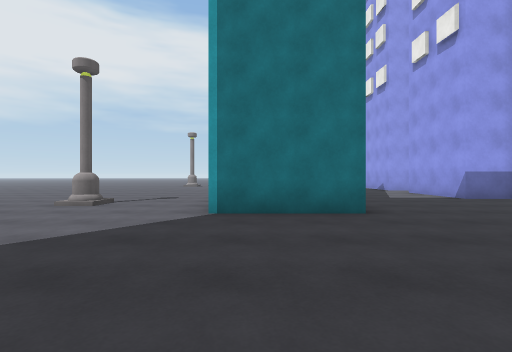
View 1 (above)

21 first-person views from a walk through a Unity game level. The camera is 1.2 m above the floor, looks level and sees 85° across. The floor is counted in squares, 2 m on a side. Each view is taken from the middle of a square. On the plan, view 1 faces up. The plan holds only what a view shows up to about 9 squares ahead; the rest is blank. The place goes on beyond the plan. The player character is not drawn. Surface patterns are stand-ins for the level's own textures.

View 2
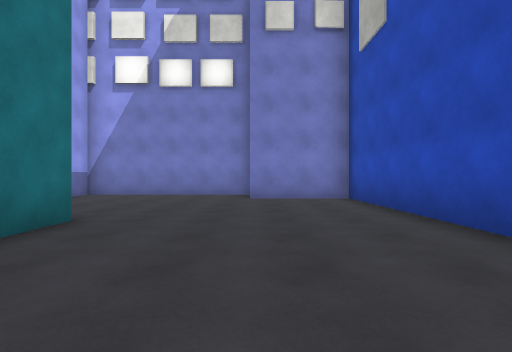

View 3
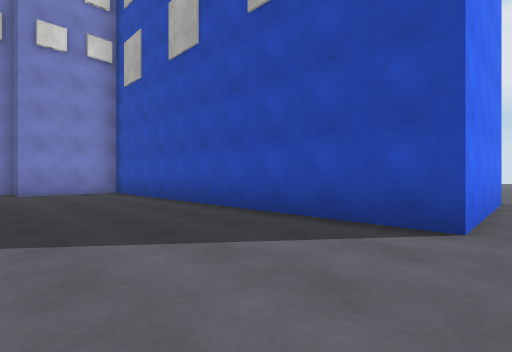

View 4
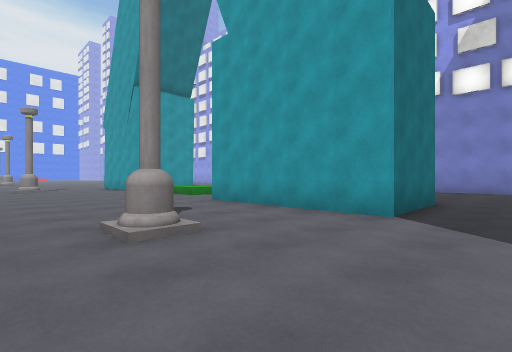

View 5
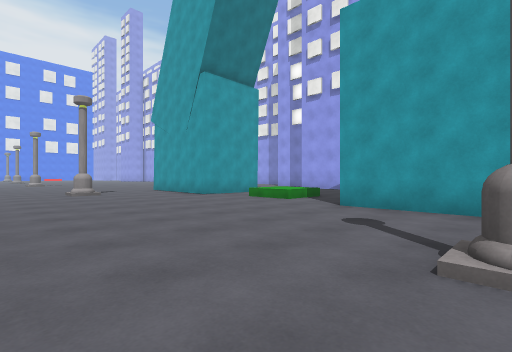

View 6
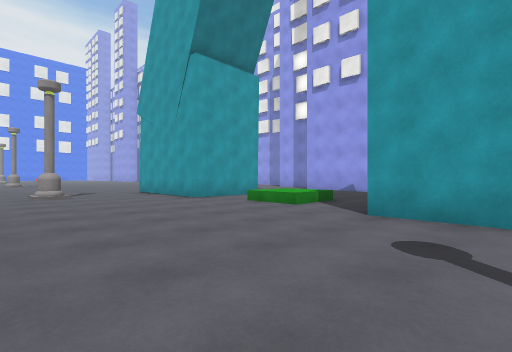

View 7
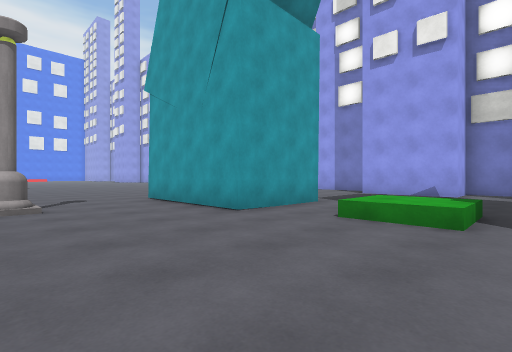

View 8
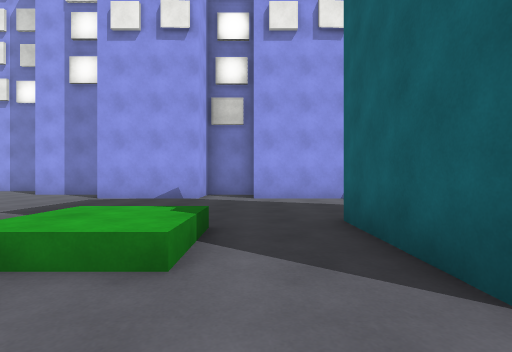

View 9
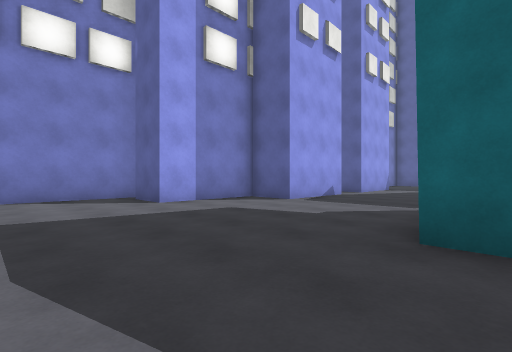

View 10
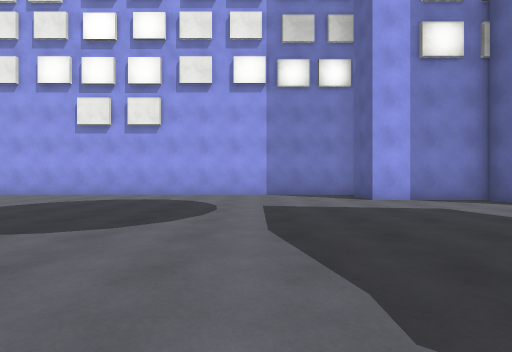

View 11
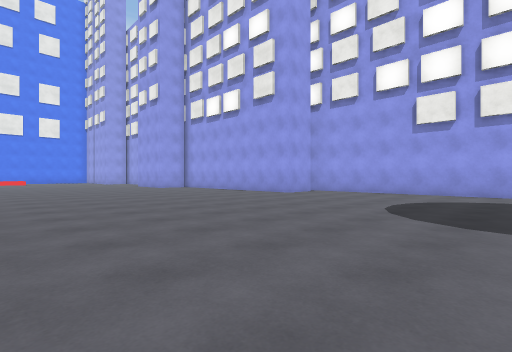

View 12
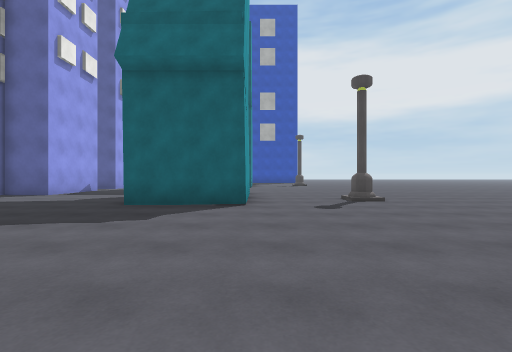

View 13
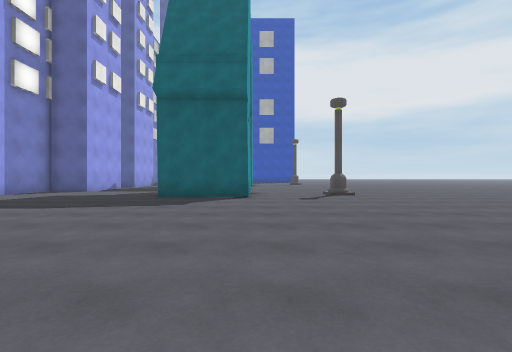

View 14
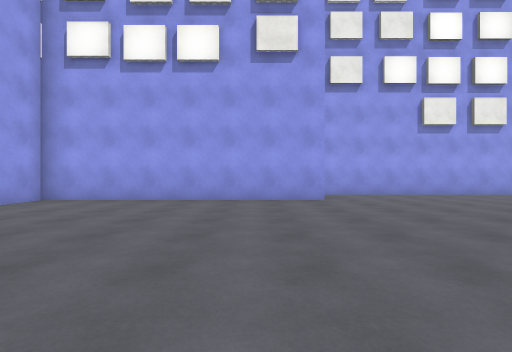

View 15
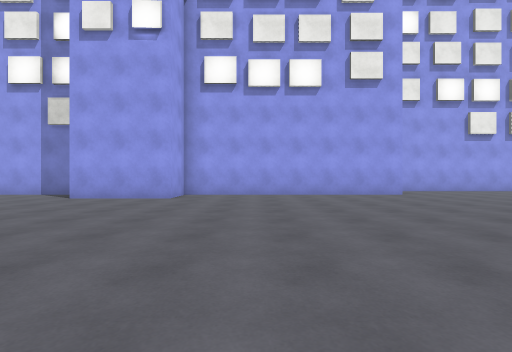

View 16
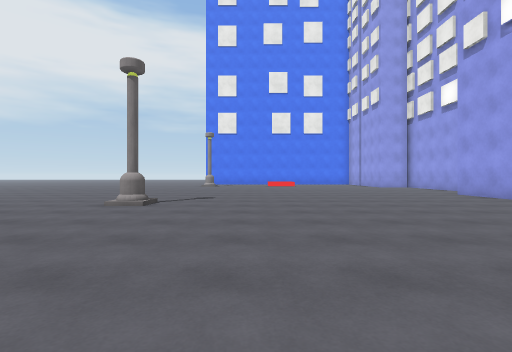

View 17
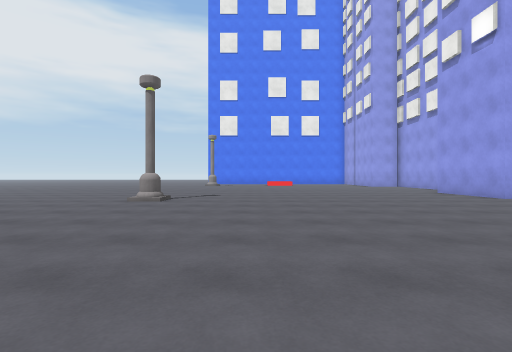

View 18
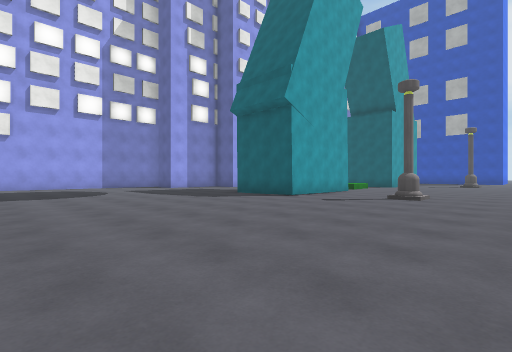

View 19
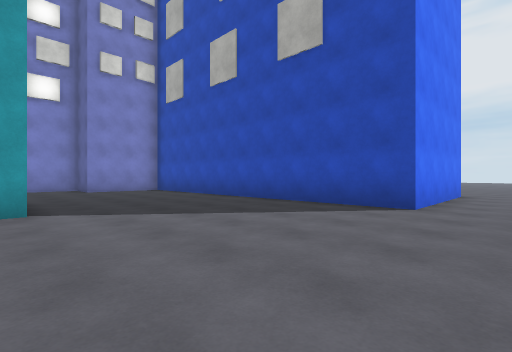

View 20
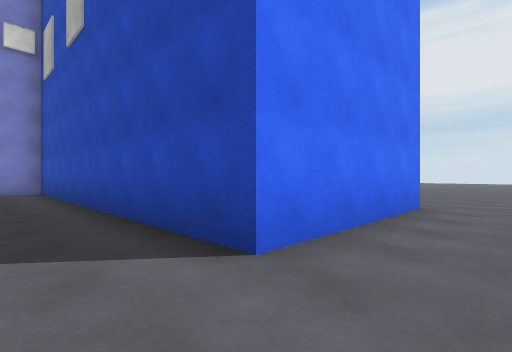

View 21
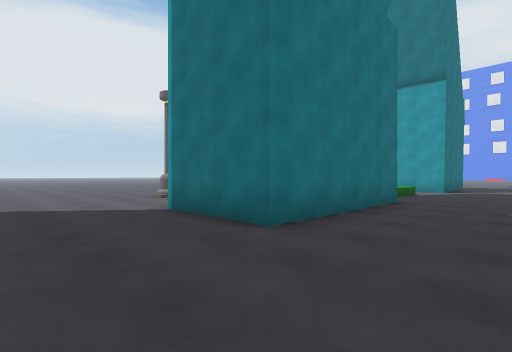

### Floor plan
Points are (right, up) in squares from view 1. A wall is a line through its corners. A room is listed if a view was taken in it or the views show most of it. See-through windows are left out.
Room 1 (views 1, 2, 3, 4, 5, 6, 7, 8, 9, 10, 11, 12, 13, 14, 15, 16, 17, 18, 19, 20, 21)
walls: (1.7, 13.6) (-0.8, 13.6) (-0.8, 17.2) (1.7, 17.2); (9, 16.8) (9, 28.9); (-0.8, 8.8) (1.8, 8.8) (1.8, 4.5) (-0.8, 4.5) (-0.8, 8.8); (7, 29.2) (7, 36.3) (5.5, 36.3) (5.5, 39); (7, 10) (7, 11.5) (5.5, 11.5) (5.5, 14.3) (7, 14.3) (7, 17.2) (8.4, 17.2); (-4.5, -4.7) (-4.5, -0.5) (5.5, -0.5) (5.5, 2.2) (7, 2.2) (7, 7.3) (5.5, 7.3) (5.5, 10.1)
ways out: opening at (-5.5, -6)
objects: lamp (-4, 6); lamp (-4, 16); lamp (-4, 36)

Positions as (right, up) in squares from view 1, and headings:
1: (0, 0), facing up
2: (-2, 2), facing right
3: (-5, 3), facing down-right
4: (-5, 3), facing up-right
5: (-6, 6), facing up-right
6: (-5, 7), facing up-right
7: (-4, 10), facing up-right
8: (-2, 10), facing right
9: (1, 20), facing down-right
10: (0, 20), facing right
11: (-1, 23), facing up-right
12: (-1, 23), facing down
13: (-1, 25), facing down
14: (0, 31), facing right
15: (-2, 34), facing right
16: (-1, 30), facing up
17: (-1, 29), facing up
18: (-6, 24), facing down-right
19: (-6, 5), facing down-right
20: (-6, 1), facing down-right
21: (4, 2), facing up-left
